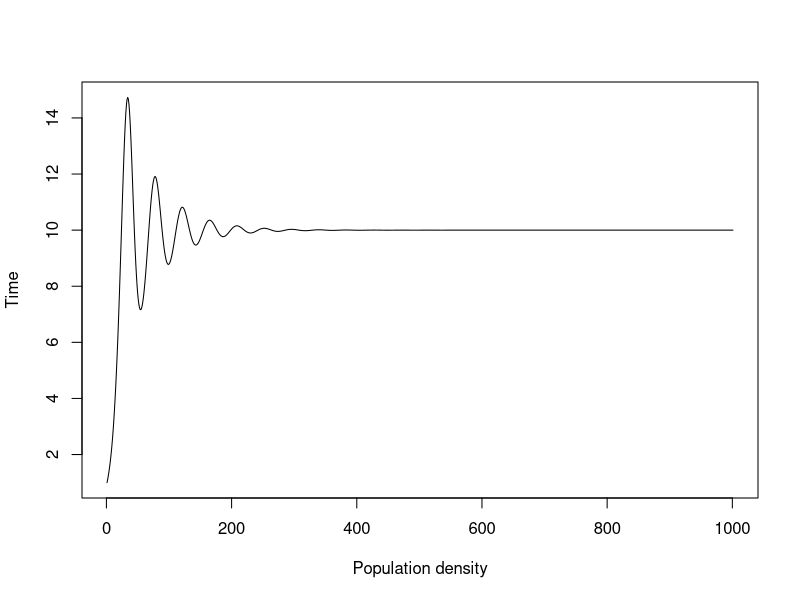

The R script that drew this image:
#=============================================================================
#Implementation of a logistic growth function with a time delay
#=============================================================================
# load libraries
#=============================================================================
library(tidyverse)
library(deSolve)

#=============================================================================
# Define the population dynamics through the following function
#=============================================================================
del_log= function(times,sp,parms){
	with( as.list(c(parms, sp )),
		{		
		if (times < tau){ 
			lag1 = 1
		}else{
			lag1 = lagvalue(times-tau)
		}
			# Birth - Death = Logistic growth - consumption
			dN1 = N1 * ( gN1 *(1 - lag1/K_N1 ) )  

	  	list( c(dN1) )
		})	

}  

#=============================================================================
# Set values of the population parameters and time lag tau 
#=============================================================================
gN1 =  1.2#Growth of resource N1
K_N1 = 10  #Carrying capacity of resource N1
tau = 1 #Time lag of density dependent feedback. 

parms = list(
			gN1 = gN1, K_N1 = K_N1, tau=tau
		 )

#=============================================================================
# Run the model with initial conditions 
#=============================================================================
tend = 100
delta1 = 0.1
times  = seq(from = 0, to = tend, by = delta1)
tl = length(times)
minit =  (c(N1 = 1))

del_out = dede(y=minit, times=times, func=del_log, parms=parms, atol = 1e-9)

#=============================================================================
# Plot
#=============================================================================
plot( del_out [,2], t="l", ylab = "Time", xlab = "Population density")
